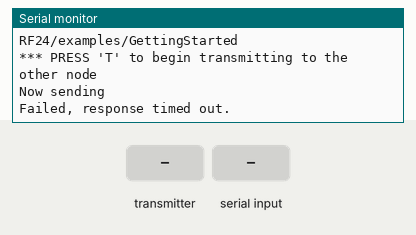
This sketch was run on a simulated Arduino Mega 2560, built with avr-gcc and run on an emulated ATmega2560. On the bench: the last lines printed to the serial monitor. The inputs (shaded band) are chosen by the test bench. No radio packets arrive unless stated.

Above: at 1.2 s.
1.3 s: the transmitter starts sending got_time = 0
At 2.4 s:
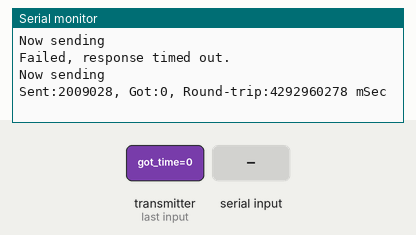
4.3 s: "T" received over Serial
At 5.8 s:
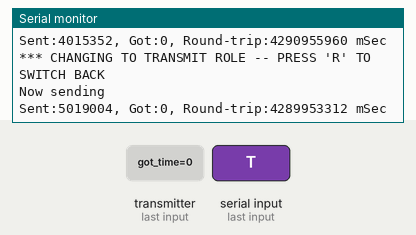
6.5 s: "R" received over Serial
At 7.14 s:
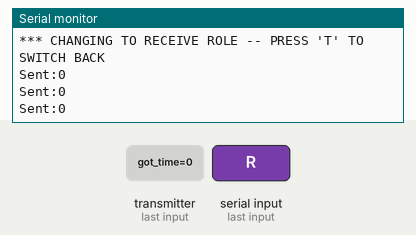
8.5 s: "R" received over Serial
Timing chart, 0 to 11.5 s (numbered marks = the images above; inputs shaded):
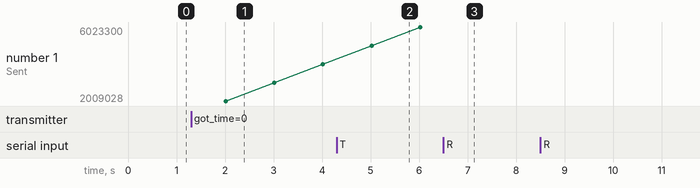

The sketch:

TXNode.ino
```cpp
// (licence header left out)
#include <RF24.h>
#include <printf.h> //printf_begin()

bool radioNumber = 0;
bool role = 1;		//  0=Rx, 1=Tx
RF24 radio(48, 53);	// (CE, CS) Pins
byte addresses[][6] = { 0x000000000001,0x000000000002 };//"1Node", "2Node"

void setup() {
	Serial.begin(115200);
	printf_begin();
	Serial.println(F("RF24/examples/GettingStarted"));
	Serial.println(F("*** PRESS 'T' to begin transmitting to the other node"));
	radio.begin();
	radio.setAutoAck(true);
	radio.setChannel(120);
	radio.setCRCLength(RF24_CRC_16);
	radio.setDataRate(RF24_250KBPS);
	radio.setPALevel(RF24_PA_HIGH);
	//radio.enableDynamicPayloads();
	radio.setRetries(40, 100);
	//radio.powerDown();

	if (radioNumber) {
		radio.openWritingPipe(addresses[1]);
		radio.openReadingPipe(1, addresses[0]);
	}
	else {
		radio.openWritingPipe(addresses[0]);
		radio.openReadingPipe(1, addresses[1]);
	}

	radio.startListening();
}

void loop() {
	if (role == 1) {
		radio.stopListening();                                    // First, stop listening so we can talk.
		Serial.println(F("Now sending"));
		unsigned long start_time = micros();                             // Take the time, and send it.  This will block until complete
		if (!radio.write(&start_time, sizeof(unsigned long))) {
			Serial.println(F("failed"));
		}
		radio.startListening();                                    // Now, continue listening
		unsigned long started_waiting_at = micros();               // Set up a timeout period, get the current microseconds
		boolean timeout = false;                                   // Set up a variable to indicate if a response was received or not
		while (!radio.available()) {                             // While nothing is received
			if (micros() - started_waiting_at > 1000000) {            // If waited longer than 200ms, indicate timeout and exit while loop
				timeout = true;
				break;
			}
		}

		if (timeout) {                                             // Describe the results
			Serial.println(F("Failed, response timed out."));
			radio.printDetails();
		}
		else {
			unsigned long got_time;                                 // Grab the response, compare, and send to debugging spew
			radio.read(&got_time, sizeof(unsigned long));
			unsigned long end_time = millis();

			// Spew it
			Serial.print(F("Sent:"));
			Serial.print(start_time);
			Serial.print(F(", Got:"));
			Serial.print(got_time);
			Serial.print(F(", Round-trip:"));
			Serial.print(end_time - start_time);
			Serial.println(F(" mSec"));
		}
		delay(1000);
	}

	if (role == 0)
	{
		unsigned long got_time;

		if (radio.available()) {
			// Variable for the received timestamp
			while (radio.available()) {                                   // While there is data ready
				radio.read(&got_time, sizeof(unsigned long));             // Get the payload
			}

			radio.stopListening();                                        // First, stop listening so we can talk
			radio.write(&got_time, sizeof(unsigned long));              // Send the final one back.
			radio.startListening();                                       // Now, resume listening so we catch the next packets.
			Serial.print(F("Sent:"));
			Serial.println(got_time);
		}
	}

	if (Serial.available())
	{
		char c = toupper(Serial.read());
		if (c == 'T') {
			Serial.println(F("*** CHANGING TO TRANSMIT ROLE -- PRESS 'R' TO SWITCH BACK"));
			role = 1;                  // Become the primary transmitter (ping out)
		}
		else
			if (c == 'R') {
				Serial.println(F("*** CHANGING TO RECEIVE ROLE -- PRESS 'T' TO SWITCH BACK"));
				role = 0;                // Become the primary receiver (pong back)
				radio.startListening();
			}
	}

}
```

Measured:
- after the input at 1.3 s, the serial monitor: prints a new line after 0.71 s (image 1)
- after the input at 4.3 s, the serial monitor: prints a new line after 0.72 s (image 2)
- after the input at 6.5 s, the serial monitor: prints a new line after 0.53 s (image 3)
- plotted number 1: 4015352 → 6023300 after the input at 4.3 s
